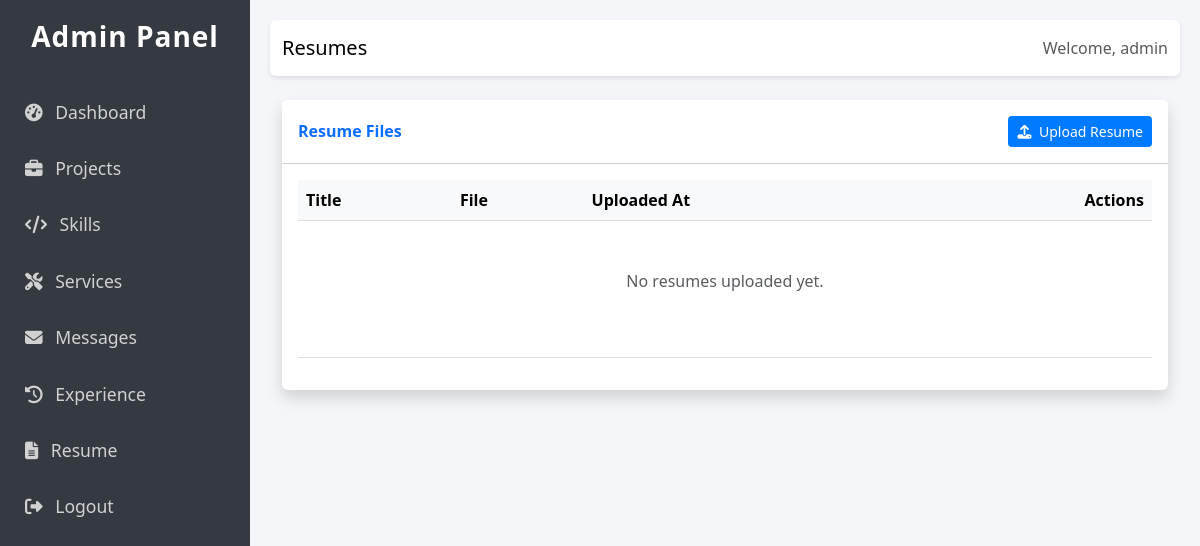
The app's page /custom-admin/resumes/ (signed in), older data.
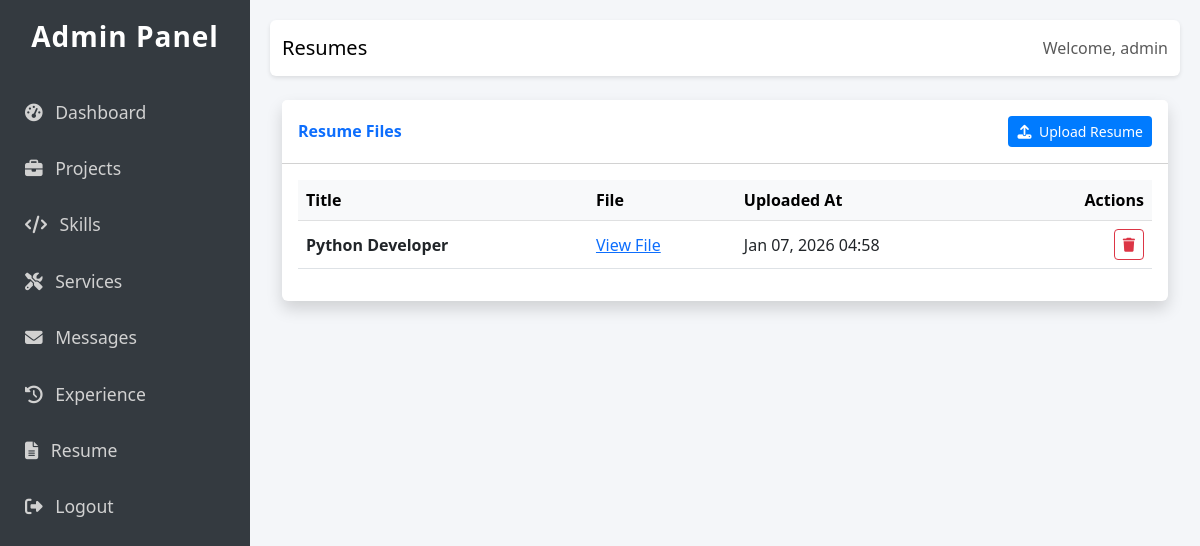
The same page, newer data.
### core/models.py (models this page shows, shortened)
class Resume(models.Model):
    title = models.CharField(max_length=100, default="My Resume")
    file = models.FileField(upload_to="resume/")
    updated_at = models.DateTimeField(auto_now=True)

### custom_admin/views.py (the view)
# urls.py: path('resumes/', views.resume_list, name='resume_list'),
@login_required
def resume_list(request):
    resumes = Resume.objects.all().order_by('-updated_at')
    return render(request, 'custom_admin/resume_list.html', {'resumes': resumes})

### custom_admin/templates/custom_admin/resume_list.html (shortened to what this page needs)
{% extends 'custom_admin/base.html' %}
{% block header %}Resumes{% endblock %}
{% block content %}
<div class="row">
    <div class="col-md-12">
        <div class="card shadow mb-4">
            <div class="card-header py-3 d-flex justify-content-between align-items-center bg-white">
                <h6 class="m-0 fw-bold text-primary">Resume Files</h6>
                <a href="{% url 'custom_admin:resume_create' %}" class="btn btn-custom btn-sm"><i class="fas fa-upload me-1"></i> Upload Resume</a>
            </div>
            <div class="card-body">
                <div class="table-responsive">
                    <table class="table table-hover align-middle">
                        <thead class="table-light">
                            <tr>
                                <th>Title</th>
                                <th>File</th>
                                <th>Uploaded At</th>
                                <th class="text-end">Actions</th>
                            </tr>
                        </thead>
                        <tbody>
                            {% for resume in resumes %}
                            <tr>
                                <td class="fw-bold">{{ resume.title }}</td>
                                <td><a href="{{ resume.file.url }}" target="_blank">View File</a></td>
                                <td>{{ resume.updated_at|date:"M d, Y H:i" }}</td>
                                <td class="text-end">
                                    <a href="{% url 'custom_admin:resume_delete' resume.pk %}" class="btn btn-sm btn-outline-danger"><i class="fas fa-trash"></i></a>
                                </td>
                            </tr>
                            {% empty %}
                            <tr>
                                <td colspan="4" class="text-center text-muted py-5">
                                    <p>No resumes uploaded yet.</p>
                                </td>
                            </tr>
                            {% endfor %}
                        </tbody>
                    </table>
                </div>
            </div>
        </div>
    </div>
</div>
{% endblock %}

### custom_admin/templates/custom_admin/base.html (shortened to what this page needs)
<!DOCTYPE html>
<html lang="en">
<head>
    <link href="https://cdn.jsdelivr.net/npm/bootstrap@5.3.0/dist/css/bootstrap.min.css" rel="stylesheet">
    <link href="https://cdnjs.cloudflare.com/ajax/libs/font-awesome/6.4.0/css/all.min.css" rel="stylesheet">
</head>
<body>
<div class="sidebar">
    <h3>Admin Panel</h3>
    <a href="{% url 'custom_admin:dashboard' %}"><i class="fas fa-tachometer-alt me-2"></i> Dashboard</a>
    <a href="{% url 'custom_admin:project_list' %}"><i class="fas fa-briefcase me-2"></i> Projects</a>
    <a href="{% url 'custom_admin:skill_list' %}"><i class="fas fa-code me-2"></i> Skills</a>
    <a href="{% url 'custom_admin:service_list' %}"><i class="fas fa-tools me-2"></i> Services</a>
    <a href="{% url 'custom_admin:contact_list' %}"><i class="fas fa-envelope me-2"></i> Messages</a>
    <a href="{% url 'custom_admin:experience_list' %}"><i class="fas fa-history me-2"></i> Experience</a>
    <a href="{% url 'custom_admin:resume_list' %}"><i class="fas fa-file-alt me-2"></i> Resume</a>
    <a href="{% url 'custom_admin:logout' %}"><i class="fas fa-sign-out-alt me-2"></i> Logout</a>
</div>
<div class="main-content">
    <nav class="navbar navbar-expand-lg navbar-light bg-white mb-4 rounded">
        <div class="container-fluid">
            <span class="navbar-brand mb-0 h1">{% block header %}Dashboard{% endblock %}</span>
            <div class="d-flex">
                <span class="navbar-text">Welcome, {{ request.user.username }}</span>
            </div>
        </div>
    </nav>
    <div class="container-fluid">
        {% block content %}
        {% endblock %}
    </div>
</div>
</body>
</html>

### custom_admin/templates/custom_admin/base.html (style rules this page uses)
body { font-family: 'Segoe UI', Tahoma, Geneva, Verdana, sans-serif; background-color: #f4f6f9; }
.sidebar { height: 100vh; width: 250px; position: fixed; top: 0; left: 0; background-color: #343a40; padding-top: 20px; color: #fff; }
.sidebar a { padding: 15px 25px; text-decoration: none; font-size: 1.1rem; color: #d1d1d1; display: block; transition: 0.3s; }
.sidebar h3 { text-align: center; margin-bottom: 30px; font-weight: 700; letter-spacing: 1px; }
.main-content { margin-left: 250px; padding: 20px; }
.navbar { box-shadow: 0 2px 4px rgba(0,0,0,0.1); }
.card { border: none; box-shadow: 0 0.5rem 1rem rgba(0, 0, 0, 0.05); transition: transform 0.2s; }
.btn-custom { background-color: #007bff; color: white; }

Row changes from the older to the newer data that the page shows:
added Resume: title "Python Developer", updated_at "Jan 07, 2026 04:58"
Text that changed along with them:
text no longer shown: "No resumes uploaded yet."
